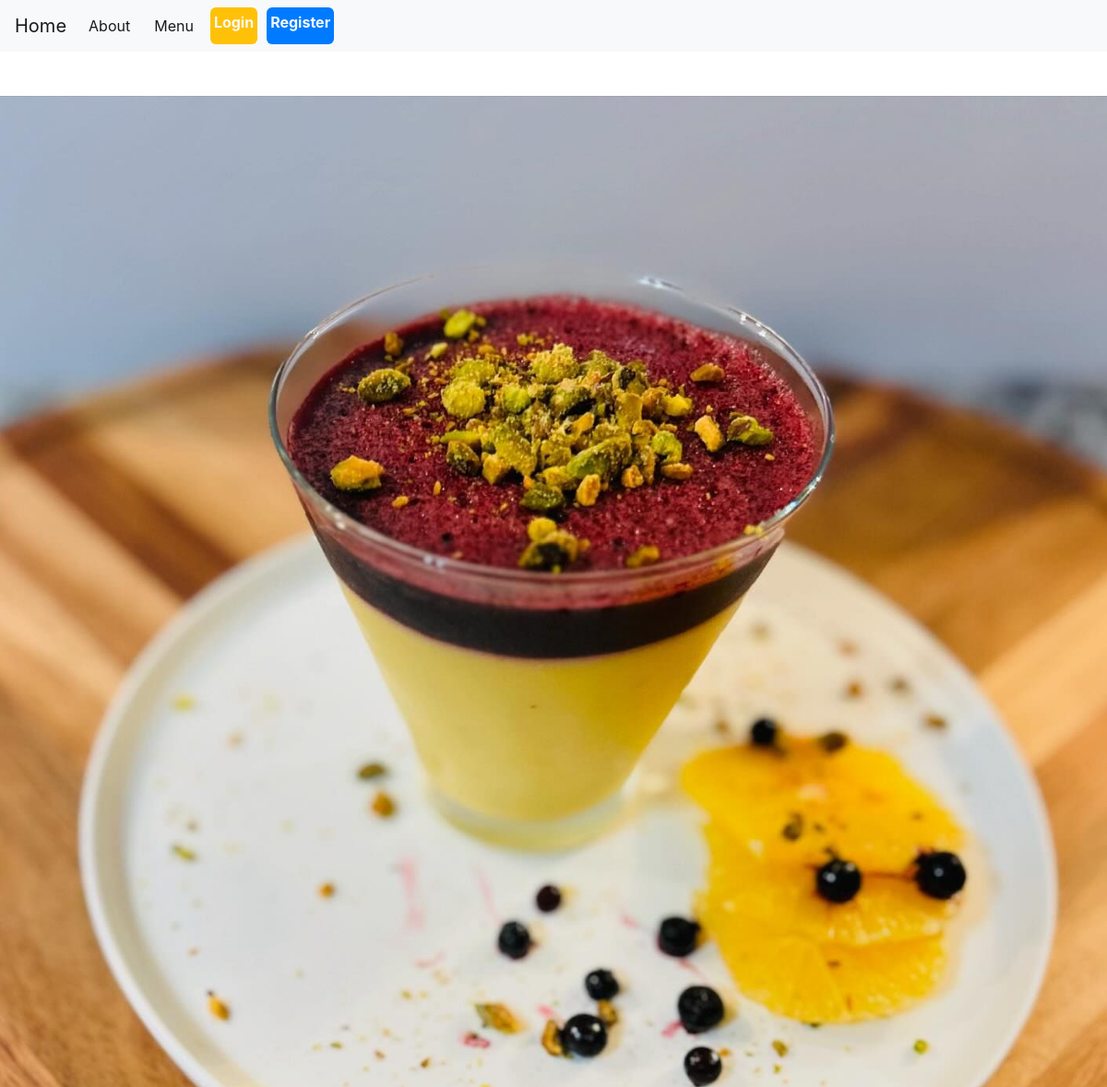
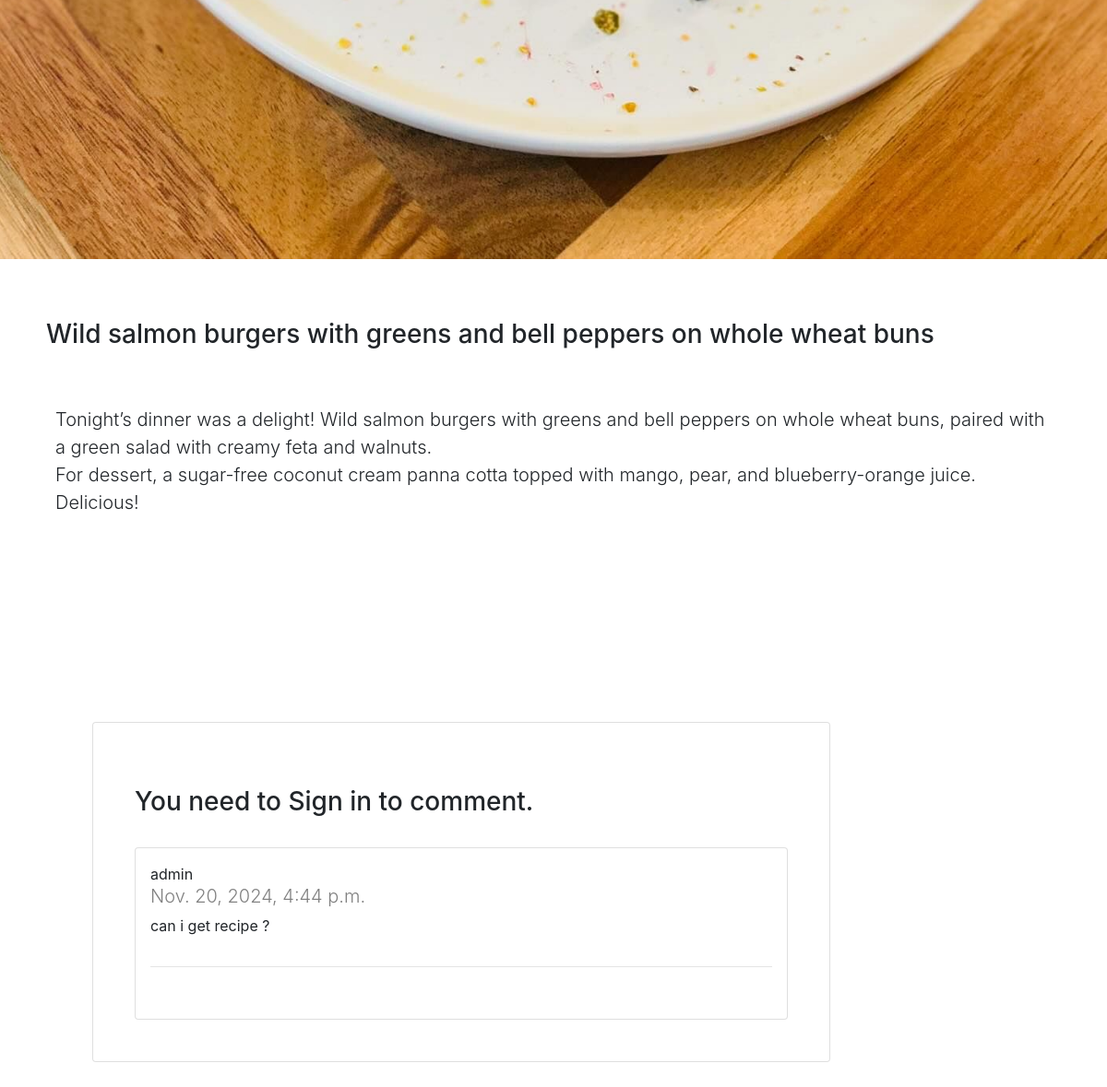
Screenshot of /recipe/detail/wild-salmon-burgers-with-greens-and-bell-peppers-on-whole-wheat-buns/ with the database file from the repository (2 pictures, top to bottom).
### recipe_app/models.py (models this page shows, shortened)
class Recipe(models.Model):
    name = models.CharField(max_length=500)
    slug = models.CharField(max_length=500, blank=True)
    description = models.CharField(max_length=1000)
    img = models.ImageField(upload_to='media/')
    ratings = GenericRelation(Rating)
    created_at = models.DateTimeField(auto_now_add=True)

class Comment(models.Model):
    user = models.ForeignKey(User, on_delete=models.CASCADE)
    recipe = models.ForeignKey(Recipe, on_delete=models.CASCADE)
    comment = models.CharField(max_length=255)
    created_at = models.DateTimeField(auto_now_add=True)

### recipe_app/views.py (the view)
# urls.py: path('recipe/detail/<slug:slug>/', views.recipe_detail, name='recipe_detail'),
def recipe_detail(request, slug):
    recipe = get_object_or_404(Recipe, slug=slug)
    comments = Comment.objects.filter(recipe=recipe)
    recipe.description = recipe.description.replace('. ' , '. <br>')
    recipe.description = recipe.description.replace(': ' , ': <br>')
    if request.method == 'POST':
        form = CommentForm(request.POST)
        if form.is_valid():
            comment = form.save(commit=False)
            comment.user = request.user
            comment.recipe = recipe
            comment.save()
    else:
        form = CommentForm()
    context = {
        'recipe' : recipe,
        'comments' : comments,
        'form' : form,
    }
    return render(request, 'pages/recipe_detail.html', context)

### recipe_app/templates/pages/recipe_detail.html (shortened to what this page needs)
{% extends 'pages/base.html' %}
{% load ratings %}
{% block content %}
<br>
<div class="d-flex row ">
    <img src="{{ recipe.img.url }}" class="img-fluid"  alt="">
    <div style="margin: 15px;">
        <h3 class="card-title" style="margin: 50px;">{{ recipe.name }}</h3>
        <p class="lead" style="margin: 60px;">{{ recipe.description|safe }}</p>
        <br>
    </div>
</div>
<div style="margin: 100px; padding: 45px;" class="comment card col-8 ">
    <br>
    {% if request.user.is_authenticated %}
    <form  class="col-lg-12" method="post">
        {% csrf_token %}
        {{ form.as_p }}
        <button class="btn btn-primary" style="margin: 15px;" type="submit">Share</button>
    </form>
    {% else %}
    <h3>You need to Sign in to comment.</h3>
    {% endif %}
    <br>
    {% if comments %}
    <div class="card p-3 ">
        {% for comment in comments %}
            <span>{{ comment.user.username }}</span>
            <h5 class="lead" style="size: 15px; color: gray;">{{ comment.created_at }}</h5>
            <p>{{ comment.comment }}</p>
            <hr>
            <br>
        {% endfor %}
    {% else %}
        <p>Not comment yet.</p>
        <br>
    </div>
    {% endif %}
</div>
{% endblock content %}

### rows the page displays
Recipe: img (picture), name "Wild salmon burgers with greens and bell peppers on whole wheat buns", description "Tonight’s dinner was a delight! Wild salmon burgers with greens and bell peppers on whole wheat buns, paired with a green salad with creamy feta and walnuts. For dessert, a sugar-free coconut cream panna cotta topped with mango, pear, and blueberry-orange juice. Delicious!"
Comment: user.username "admin", created_at "Nov. 20, 2024, 4:44 p.m.", comment "can i get recipe ?"
